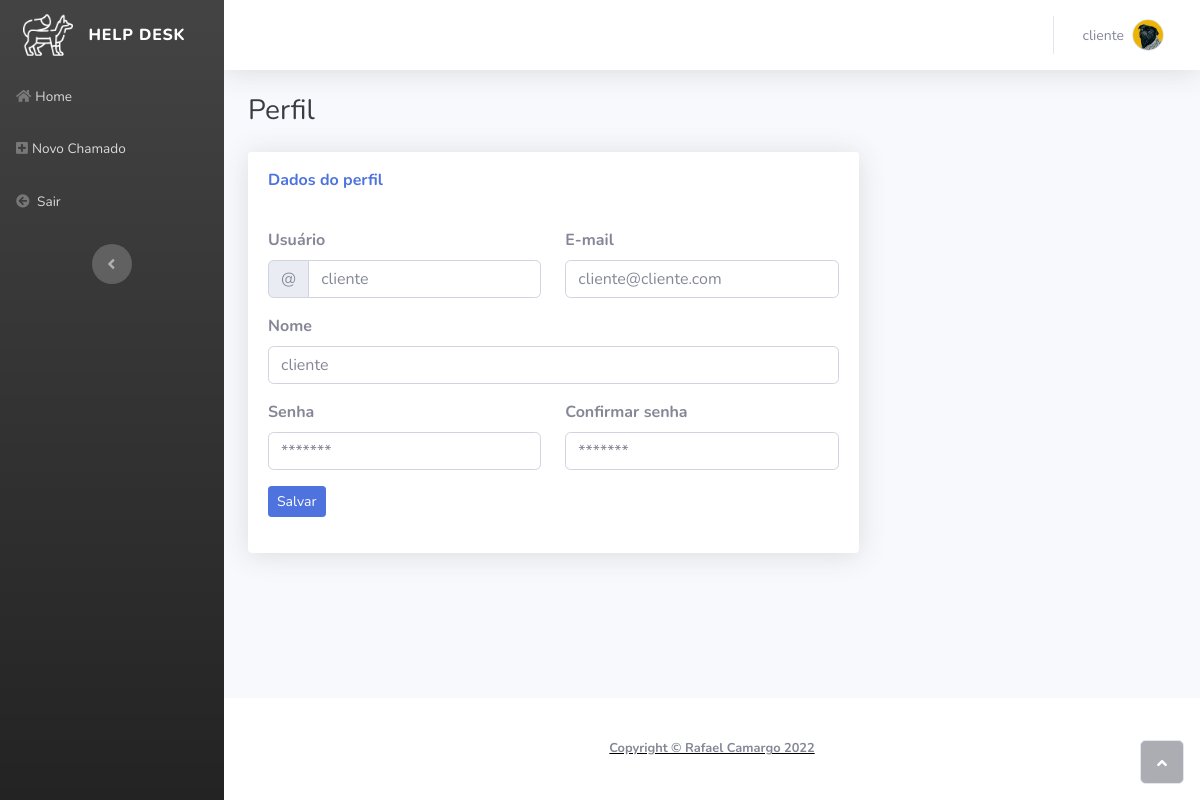
The page /cliente/perfilCli.php (signed in) on the database its author committed.
### tables this page shows
CREATE TABLE `usuario` (
  `idUsuario` int(10) UNSIGNED NOT NULL,
  `nome` varchar(20) NOT NULL,
  `sobrenome` varchar(100) DEFAULT NULL,
  `email` varchar(100) NOT NULL,
  `login` varchar(50) NOT NULL,
  `senha` varchar(40) NOT NULL,
  `nivelAcesso` int(11) NOT NULL,
  `setor` int(11) NOT NULL,
  `situacao` tinyint(4) NOT NULL
);

### src/class/usuario.class.php (called while the page is built, shortened)
<?php
    class usuario {
        private $nome;
        private $email;
        private $login;
        public function __construct($idUsuario, $nome, $sobrenome, $email, $login, $senha, $nivelAcesso, $setor, $situacao) {
            $this->nome = $nome;
            $this->email = $email;
            $this->login = $login;
        }
        public function getNome() {
            return $this->nome;
        }
        public function getEmail() {
            return $this->email;
        }
        public function getLogin() {
            return $this->login;
        }
    }

### src/cliente/perfilCli.php (the view, shortened to what this page needs)
<!DOCTYPE html>
<?php
    function getUsuario($idUsuario) {
        $pdo = Conexao::getInstance();
        $stmt = $pdo->prepare("SELECT * FROM usuario WHERE idUsuario = :id");
        $stmt->bindValue(":id", $idUsuario);
        $stmt->execute();
        $linha = $stmt->fetch(PDO::FETCH_ASSOC);
        return new usuario($linha['idUsuario'], $linha['nome'], $linha['sobrenome'], $linha['email'], $linha['login'], $linha['senha'], $linha['nivelAcesso'], $linha['setor'], $linha['situacao']);
    }
    $usuario = getUsuario($_SESSION['idUsuario']);
?>
<html lang="pt-br">
<head>
    <link rel="stylesheet" href="../assets/bootstrap/css/bootstrap.min.css">
    <link rel="stylesheet" href="../assets/css/summernote.css">
    <link rel="stylesheet" href="../assets/fonts/fontawesome-all.min.css">
    <link rel="stylesheet" href="../assets/css/bg-gradient.css">
    <link rel="stylesheet" href="../assets/css/Clients-UI.css">
    <link rel="stylesheet" href="../assets/css/summernote-bs5.min.css">
</head>
<body id="page-top">
    <div id="wrapper">
        <nav class="navbar navbar-dark align-items-start sidebar sidebar-dark accordion bg-gradient p-0">
            <div class="container-fluid d-flex flex-column p-0"><a class="navbar-brand d-flex justify-content-center align-items-center sidebar-brand m-0" href="#">
                    <div class="sidebar-brand-icon"><img src="../assets/img/logo/foxIcoB.png" style="width: 50px;"></div>
                    <div class="sidebar-brand-text mx-3"><span>help desk</span></div>
                </a>
                <ul class="navbar-nav text-light" id="accordionSidebar">
                    <li class="nav-item"><a class="nav-link" href="homeCli.php"><i class="fas fa-home"></i><span>Home</span></a></li>
                    <li class="nav-item"><a class="nav-link" href="ticketCli.php"><i class="fas fa-plus-square"></i><span>Novo Chamado</span></a></li>
                    <li class="nav-item"><a class="nav-link" href="../logout.php"><i class="fas fa-arrow-circle-left"></i><span>&nbsp;Sair</span></a></li>
                </ul>
                <div class="text-center d-none d-md-inline"><button class="btn rounded-circle border-0" id="sidebarToggle" type="button"></button></div>
            </div>
        </nav>
        <div class="d-flex flex-column" id="content-wrapper">
            <div id="content">
                <nav class="navbar navbar-light navbar-expand bg-white shadow mb-4 topbar static-top">
                    <div class="container-fluid"><button class="btn btn-link d-md-none rounded-circle me-3" id="sidebarToggleTop" type="button"><i class="fas fa-bars"></i></button>
                        <ul class="navbar-nav flex-nowrap ms-auto">
                            <li class="nav-item dropdown no-arrow">
                                <div class="nav-item dropdown no-arrow"><a class="dropdown-toggle nav-link" aria-expanded="false" data-bs-toggle="dropdown" href="#"><span class="d-none d-lg-inline me-2 text-gray-600 small"><?php echo $_SESSION['nome']?></span><img class="border rounded-circle img-profile" src="../assets/img/avatars/avatar5.jpeg"></a>
                                </div>
                            </li>
                        </ul>
                    </div>
                </nav>
                <div class="container-fluid">
                    <h3 class="text-dark mb-4">Perfil</h3>
                    <div class="row mb-3">
                        <div class="col-lg-8">
                            <div class="row">
                                <div class="col">
                                    <div class="card shadow mb-3">
                                        <div class="card-header py-3">
                                            <p class="text-primary m-0 fw-bold">Dados do perfil</p>
                                        </div>
                                        <div class="card-body">
                                            <form method="post" action="../action/actUsuario.php">
                                                <div class="row">
                                                    <div class="col">
                                                        <div class="mb-3"><label class="form-label" for="usuario"><strong>Usuário</strong></label>
                                                            <div class="input-group"><span class="input-group-text">@</span><input class="form-control" type="text" id="login" placeholder="user.name" name="login" required="" minlength="3" onchange="callValidarPHP('login', this.value, this)" value="<?php echo $usuario->getLogin();?>"></div>
                                                        </div>
                                                    </div>
                                                    <div class="col">
                                                        <div class="mb-3"><label class="form-label" for="email"><strong>E-mail</strong></label><input class="form-control" type="email" id="email" placeholder="user@example.com" name="email" required="" onchange="callValidarPHP('email', this.value, this)" value="<?php echo $usuario->getEmail();?>"></div>
                                                    </div>
                                                </div>
                                                <div class="row">
                                                    <div class="col">
                                                        <div class="mb-3"><label class="form-label" for="nome"><strong>Nome</strong></label><input class="form-control" type="text" id="nome" placeholder="John" name="nome" required="" minlength="2" value="<?php echo $usuario->getNome();?>"></div>
                                                    </div>
                                                </div>
                                                <div class="row">
                                                    <div class="col">
                                                        <div class="mb-3"><label class="form-label" for="senha"><strong>Senha</strong><br></label><input class="form-control" type="password" id="senha" name="senha" placeholder="*******" minlength="8"></div>
                                                    </div>
                                                    <div class="col">
                                                        <div class="mb-3"><label class="form-label" for="confirmarSenha"><strong>Confirmar senha</strong><br></label><input class="form-control" type="password" id="confirmarSenha" placeholder="*******" name="confirmarSenha" minlength="8" oninput="validaSenha(this)"></div>
                                                    </div>
                                                </div>
                                                <div class="mb-3"><button class="btn btn-primary btn-sm" type="submit" name="acao" value="editarPerfilCliente">Salvar</button></div>
                                            </form>
                                        </div>
                                    </div>
                                </div>
                            </div>
                        </div>
                    </div>
                </div>
            </div>
            <footer class="bg-white sticky-footer">
                <div class="container my-auto">
                    <div class="text-center my-auto copyright"><a href="https://github.com/rafandoo" style="color: #000000;"><span style="color: rgb(133,135,150);font-weight: bold;"><br>Copyright © Rafael Camargo 2022<br><br></span></a></div>
                </div>
            </footer>
        </div><a class="border rounded d-inline scroll-to-top" href="#page-top"><i class="fas fa-angle-up"></i></a>
    </div>
</body>
</html>

### src/assets/css/bg-gradient.css (style rules this page uses)
.bg-gradient { background-color: #232323; }

### src/assets/css/Clients-UI.css (style rules this page uses)
.card { margin-bottom: 24px; box-shadow: 0 0 0.875rem 0 rgba(33,37,41,.05); }
.card { position: relative; display: flex; flex-direction: column; min-width: 0; word-wrap: break-word; background-color: #fff; background-clip: initial; border: 0 solid transparent; border-radius: .25rem; }
.card-body { flex: 1 1 auto; padding: 1.25rem; }
.card-header:first-child { border-radius: .25rem .25rem 0 0; }
.card-header { border-bottom-width: 1px; }
.card-header { padding: 1rem 1.25rem; margin-bottom: 0; background-color: #fff; border-bottom: 0 solid transparent; }

### rows shown on the page
usuario: login "cliente", email "cliente@cliente.com", nome "cliente"

### other values the page prints
$_SESSION['nome'] "cliente"
